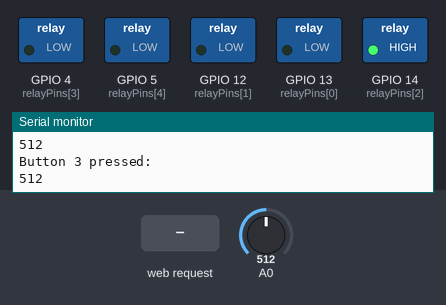
Recording of a sketch running on a simulated ESP8266 (NodeMCU). Parts: switched loads named in the sketch (green lamp = pin HIGH), the last lines printed to the serial monitor. Dashed ring = blinking. Inputs (shaded band) come from the test bench; at power-on: A0 = 512. WiFi joins after 1.5 s; servers stay silent unless stated.

Above: at 2.27 s.
2.8 s: HTTP request GET /relay1=ON received
At 2.91 s:
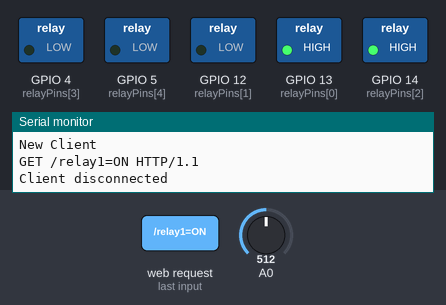
5.8 s: A0 set to 639
8.8 s: A0 set to 658
At 9.3 s:
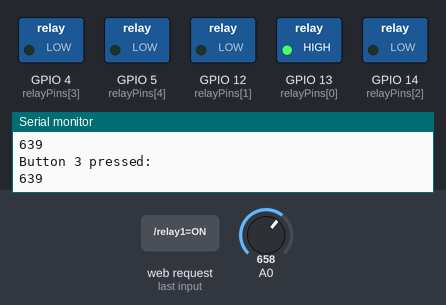
10.3 s: HTTP request GET /relay2=ON received
At 11.5 s:
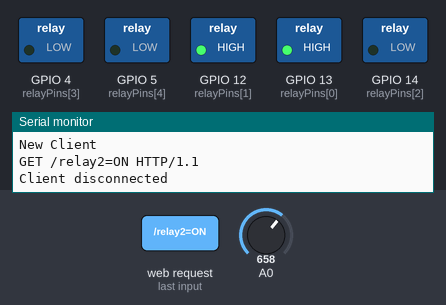
11.8 s: HTTP request GET /relay1=OFF received
At 12.8 s:
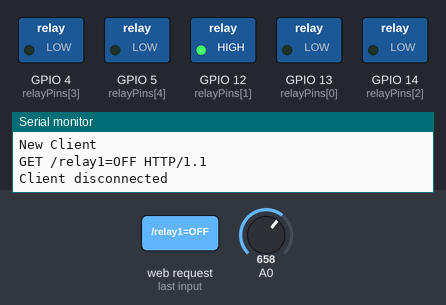
13.3 s: HTTP request GET /relay3=ON received
At 14.1 s:
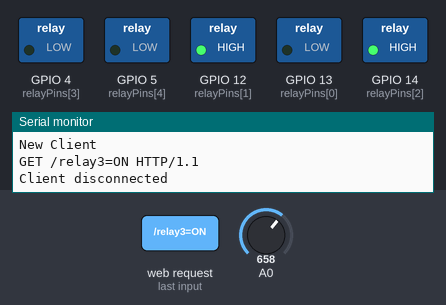
Timing chart, 0 to 15.8 s (numbered marks = the images above; inputs shaded):
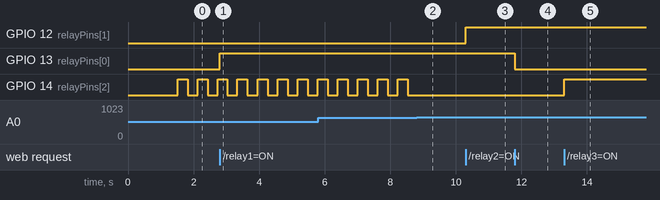

The sketch:

FiveRelaysRemoteOrLocalControl.ino
```cpp
//Visit my youtube channel RandomHacks at https://goo.gl/yP90fX
//You may use this code and modify it as you wish. If you publish it in your website make sure to provide a link to my youtube channel.
//Some snips of the code are based on the code found here: http://www.arduinesp.com/wifiwebserver


#include <ESP8266WiFi.h>

const char* ssid = "network_name"; //set ssid
const char* password = "network_password";  //set password
IPAddress ip(192, 168, 1, 73);  //set ip
IPAddress gateway(192,168,1,1); //set gateway
IPAddress subnet(255,255,255,0); //set subnet mask
WiFiServer server(80); //set port
int refreshRate= 0; //refresh rate of the webpage in seconds (0=disabled)

int relayPins[5]= {13, 12, 14, 4, 5}; //Initializes the relayPin variables and assigns the corresponding GPIO pin numbers
boolean status[5]={LOW, LOW, LOW, LOW, LOW}; //Used to keep track of the status of each relayPin, starts LOW
int buttonDelay=300; //set delay between accepted button presses, 300ms seems to work the best for me
unsigned long  buttonLastPressed = 0; //Used later to keep track of the time a button was last pressed
unsigned long timeout=0; //used in a while loop so the program does not get stuck, probably not needed
int analog=0; //variable that stores value read by the analog pin
boolean didFail=0; //in case the wireless connection fails changes to 1 and later is used to prevent the esp from constantly trying to reconnect to wifi since I still want to use the buttons even if there is no wireless available
unsigned long failTime=0; //used to keep track of the time when the wireless connection failed


void wifiConnect(){ //connects to wifi
  Serial.println();
  Serial.println();
  Serial.print("Connecting to ");
  Serial.println(ssid);
  WiFi.disconnect();
  WiFi.mode(WIFI_STA);
  WiFi.begin(ssid, password);//connects to wifi
  WiFi.config(ip, gateway, subnet); //sets static ip, gateway and subnet
  unsigned long previousMillis=millis();
  while (WiFi.status() != WL_CONNECTED && millis() - previousMillis < 5000) { //prints a dot each 500ms until the wireless is connected, if there is no connection for 5 seconds it continues the program
    delay(500);                                              //this is important since you still want the buttons to work even if for some reason there is no wireless available
    Serial.print(".");
  }
  if (WiFi.status() == WL_CONNECTED){ //prints stuff bellow on serial when connected
    Serial.println("");
    Serial.println("WiFi connected");
    server.begin();// Start the server
    Serial.println("Server started");
    Serial.print("Use this URL to connect: ");
    Serial.print("http://");
    Serial.print(WiFi.localIP());// Prints the IP address
    Serial.println("/");
    didFail=0;}
  else{
    Serial.println("Connection error!"); //prints connection error if it wasn't able to connect to wireless
    failTime = millis(); //sets failTime to current time
    didFail=1;
  }
}

boolean debounce (unsigned long buttonLastPressed){ //This function is used to debounce the buttons, returns 1 if the passed time between the last pressed button
  if( millis() - buttonLastPressed > buttonDelay ){ //and now is greater than the value set earlier with the buttonDelay variable, else it returns 0
    return 1;}
  else{
    return 0;}
}

void setup() {

{
   for(int i=0; i<5; i++)
   {
       pinMode(relayPins[i], OUTPUT); // Set the mode to OUTPUT
       digitalWrite(relayPins[i], LOW);//starting pins low
   }
}

  Serial.begin(115200); //starts serial port and delays 10ms before continuing
  delay(10);

  wifiConnect();// Connect to WiFi network
}

void loop() {

  if (WiFi.status() != WL_CONNECTED && !didFail){ //if wireless is down and the connection did not fail previously retries to connect
    wifiConnect();
  }
  if (WiFi.status() != WL_CONNECTED && didFail && millis()-failTime > 15000){//if wireless is down and it did fail to connect previously and it failed more than 15 seconds ago retries to connect
    wifiConnect();
  }

  analog=analogRead(A0);

   if (debounce(buttonLastPressed) && analog > 100 && analog < 250){ //if the debounce function returns 1 and the analog read is between 10 and 150
       status[0] = !status[0]; //toggles the status1 variable
       digitalWrite(relayPins[0], status[0]); //sets the pin according to the status1 variable
       buttonLastPressed = millis(); //sets the buttonLastPressed variable to the current time
       Serial.println("\nButton 1 pressed: \t");
       Serial.println(analog); //prints the read value by the analog pin, used for debugging
  }

   if (debounce(buttonLastPressed) && analog > 300 && analog < 480){
        status[1] = !status[1];
        digitalWrite(relayPins[1], status[1]);
        buttonLastPressed = millis();
        Serial.println("\nButton 2 pressed: \t");
        Serial.println(analog);
  }

   if (debounce(buttonLastPressed) && analog > 500 && analog < 650){
        status[2] = !status[2];
        digitalWrite(relayPins[2], status[2]);
        buttonLastPressed = millis();
        Serial.println("\nButton 3 pressed: \t");
        Serial.println(analog);
  }

   if (debounce(buttonLastPressed) && analog > 700 && analog < 850){
        status[3] = !status[3];
        digitalWrite(relayPins[3], status[3]);
        buttonLastPressed = millis();
        Serial.println("\nButton 4 pressed: \t");
        Serial.println(analog);
  }

   if (debounce(buttonLastPressed) && analog > 900){
        status[4] = !status[4];
        digitalWrite(relayPins[4], status[4]);
        buttonLastPressed = millis();
        Serial.println("\nButton 5 pressed: \t");
        Serial.println(analog);
  }


  WiFiClient client = server.available(); // Check if a client has connected, start the loop again if no client
  if (!client) {
    delay(5);
    return; //goes back to the start of the loop, nothing past this runs unless a client connected
  }


  Serial.println("New Client");
  while(!client.available()&& timeout < 300){ // Wait until the client sends some data in case there is no data send in 300ms continues the program, this assures that the program does not get stuck here
    delay(1);
    timeout=millis()-timeout;
  }
  timeout=0;

  // Read the first line of the request
  String request = client.readStringUntil('\r');
  Serial.println(request);
  client.flush();

  // Match the request

  if (request.indexOf("/relay1=ON") != -1) {
    digitalWrite(relayPins[0], HIGH);
    status[0] = HIGH;
  }
  if (request.indexOf("/relay1=OFF") != -1){
    digitalWrite(relayPins[0], LOW);
    status[0] = LOW;
  }

   if (request.indexOf("/relay2=ON") != -1) {
    digitalWrite(relayPins[1], HIGH);
    status[1] = HIGH;
  }
  if (request.indexOf("/relay2=OFF") != -1){
    digitalWrite(relayPins[1], LOW);
    status[1] = LOW;
  }
   if (request.indexOf("/relay3=ON") != -1) {
    digitalWrite(relayPins[2], HIGH);
    status[2] = HIGH;
  }
  if (request.indexOf("/relay3=OFF") != -1){
    digitalWrite(relayPins[2], LOW);
    status[2] = LOW;
  }
   if (request.indexOf("/relay4=ON") != -1) {
    digitalWrite(relayPins[3], HIGH);
    status[3] = HIGH;
  }
  if (request.indexOf("/relay4=OFF") != -1){
    digitalWrite(relayPins[3], LOW);
    status[3] = LOW;
  }
   if (request.indexOf("/relay5=ON") != -1) {
    digitalWrite(relayPins[4], HIGH);
    status[4] = HIGH;
  }
  if (request.indexOf("/relay5=OFF") != -1){
    digitalWrite(relayPins[4], LOW);
    status[4] = LOW;
  }
  if (request.indexOf("/allRelays=ON") != -1){
    for (int i=0; i<5; i++){
      digitalWrite(relayPins[i], HIGH);
      status[i] = HIGH;
    }
  }
    if (request.indexOf("/allRelays=OFF") != -1){
    for (int i=0; i<5; i++){
      digitalWrite(relayPins[i], LOW);
      status[i] = LOW;
    }
  }

  if (request.indexOf("?refresh=") != -1){
    int firstNumber = request.lastIndexOf("=") + 1;
    int lastNumber = request.length()- 8;
    String temporary = request.substring(firstNumber, lastNumber);
    refreshRate = temporary.toInt();
  }

  // Return the response HTML
  client.println("HTTP/1.1 200 OK");
  client.println("Content-Type: text/html");
  client.println("");
  client.println("<!DOCTYPE HTML>");

  if (refreshRate > 0){ //sets webpage refresh rate to default (disabled) or any other requested value
    client.println("<META HTTP-EQUIV=\"refresh\" CONTENT=\"");
    client.print(refreshRate);
    client.print("; URL=http://");
    client.print(WiFi.localIP());
    client.print("\">");
  }

  client.println("<html> <title>Relay Remote Control</title> <h1 style=\"text-align: center;\">Relay Remote Control</h1> <hr /> <table style=\"height: 208px; width: 211px; margin-left: auto; margin-right: auto;\"> <tbody> <tr style=\"height: 23px;\"> <td style=\"width: 63.3px; height: 23px; text-align: center;\"><span style=\"text-decoration: underline;\"><span style=\"color: #333333; text-decoration: underline;\"><strong>Name</strong></span></span></td> <td style=\"width: 66.2333px; height: 23px; text-align: center;\"><span style=\"text-decoration: underline;\"><span style=\"color: #333333; text-decoration: underline;\"><strong>Status</strong></span></span></td> <td style=\"width: 80.4667px; height: 23px; text-align: center;\"><span style=\"text-decoration: underline;\"><span style=\"color: #333333; text-decoration: underline;\"><strong>Function</strong></span></span></td> </tr>");

  for (int i=0; i<5; i++){ //used to print status and function of each pin
  if (status[i]==LOW){
    client.println("<tr style=\"height: 23px;\"><td style=\"width: 63.3px; height: 23px; text-align: center;\"><span style=\"color: #000000;\"><strong>Relay");
    client.print(i+1);
    client.print("</strong></span></td><td style=\"width: 66.2333px; height: 23px; text-align: center;\"><span style=\"background-color: #ff0000;\">&nbsp;&nbsp; OFF&nbsp; &nbsp; </span></td> <td style=\"width: 80.4667px; height: 23px; text-align: center;\"><strong><span style=\"text-decoration: underline;\"><span style=\"color: #339966; text-decoration: underline;\"><a href=\"/relay");
    client.print(i+1);
    client.print("=ON\">Turn ON</a></span></span></strong></td></tr>");
  }
  else{
    client.println("<tr style=\"height: 23px;\"><td style=\"width: 63.3px; height: 23px; text-align: center;\"><span style=\"color: #000000;\"><strong>Relay");
    client.print(i+1);
    client.print("</strong></span></td><td style=\"width: 66.2333px; height: 23px; text-align: center;\"><span style=\"background-color: #339966;\">&nbsp;&nbsp;&nbsp; ON&nbsp; &nbsp;&nbsp; </span></td><td style=\"width: 80.4667px; height: 23px; text-align: center;\"><strong><span style=\"text-decoration: underline;\"><span style=\"color: #ff0000; text-decoration: underline;\"><a href=\"/relay");
    client.print(i+1);
    client.print("=OFF\">Turn OFF</a></span></span></strong></td></tr>");
  }
}

  client.println("</tbody> </table> <p style=\"text-align: center;\">Turn all: <a href=\"/allRelays=ON\">ON</a> <a href=\"/allRelays=OFF\">OFF</a> <br> </p> <form style= \"width:450px; margin-left: auto; margin-right: auto; text-align: center;\" method=\"GET\"> Refresh rate in seconds: <input style=\"width:50px;\" title=\"Please enter a number\" type=\"number\" name=\"refresh\"/> <input type=\"submit\" value=\"SET\" /> </form> <br> <hr /> <h5 style=\"text-align: center;\"><a title=\"RandomHacks youtube channel\" href=\"https://goo.gl/yP90fX\" target=\"_blank\">Click here to check out my youtube channel!</a></h5> </html>");


  Serial.println("Client disconnected");
  Serial.println("");

}
```

Measured:
- the behaviour switches between 649 and 650 on A0 (found by bisection; images 1 and 2)
- after the input at 2.8 s, GPIO 13 (relayPins[0]): LOW → HIGH at once
- after the input at 8.8 s, GPIO 14 (relayPins[2]): stops changing and stays LOW
- after the input at 10.3 s, GPIO 12 (relayPins[1]): LOW → HIGH at once
- after the input at 11.8 s, GPIO 13 (relayPins[0]): HIGH → LOW at once
- after the input at 13.3 s, GPIO 14 (relayPins[2]): LOW → HIGH at once
- by itself, GPIO 14 (relayPins[2]): alternates HIGH for 0.31 s and LOW for 0.31 s
